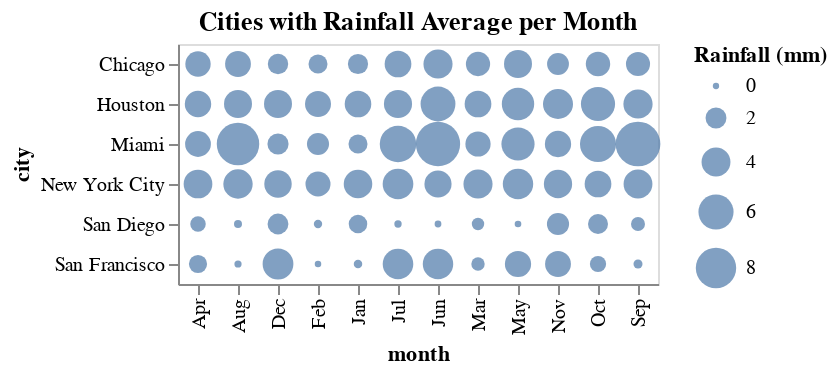

Here is the notebook cell this chart was saved with:
### Code cell
month_city = alt.Chart(wth).mark_circle().encode(
    x = 'month:N',
    y = 'city:N',
    size = alt.Size('rain:Q', scale=alt.Scale(range=[10, 500]), legend=alt.Legend(title="Rainfall (mm)")),
    tooltip=['city', 'month', 'rain']
).properties(
    title="Cities with Rainfall Average per Month"
)
month_city.show()

### Figure 1 — Vega-Lite specification as saved in the notebook (floating-point values rounded to 4 significant figures)
{"config": {"view": {"continuousWidth": 300, "continuousHeight": 300}}, "data": {"name": "data-f1d20e1aaeda38130cfc058c0e394118"}, "mark": {"type": "circle"}, "encoding": {"size": {"field": "rain", "legend": {"title": "Rainfall (mm)"}, "scale": {"range": [10, 500]}, "type": "quantitative"}, "tooltip": [{"field": "city", "type": "nominal"}, {"field": "month", "type": "nominal"}, {"field": "rain", "type": "quantitative"}], "x": {"field": "month", "type": "nominal"}, "y": {"field": "city", "type": "nominal"}}, "title": "Cities with Rainfall Average per Month", "$schema": "https://vega.github.io/schema/vega-lite/v5.20.1.json", "datasets": {"data-f1d20e1aaeda38130cfc058c0e394118": [{"city": "San Diego", "lat": 32.72, "lon": -117.2, "month": "Jan", "monthnum": 1, "sunshine": 217, "rain": 1.53}, {"city": "San Diego", "lat": 32.72, "lon": -117.2, "month": "Feb", "monthnum": 2, "sunshine": 255, "rain": 0.15}, {"city": "San Diego", "lat": 32.72, "lon": -117.2, "month": "Mar", "monthnum": 3, "sunshine": 234, "rain": 0.57}, {"city": "San Diego", "lat": 32.72, "lon": -117.2, "month": "Apr", "monthnum": 4, "sunshine": 236, "rain": 1.01}, {"city": "San Diego", "lat": 32.72, "lon": -117.2, "month": "May", "monthnum": 5, "sunshine": 277, "rain": 0.02}, {"city": "San Diego", "lat": 32.72, "lon": -117.2, "month": "Jun", "monthnum": 6, "sunshine": 293, "rain": 0.03}, {"city": "San Diego", "lat": 32.72, "lon": -117.2, "month": "Jul", "monthnum": 7, "sunshine": 253, "rain": 0.07}, {"city": "San Diego", "lat": 32.72, "lon": -117.2, "month": "Aug", "monthnum": 8, "sunshine": 261, "rain": 0.12}, {"city": "San Diego", "lat": 32.72, "lon": -117.2, "month": "Sep", "monthnum": 9, "sunshine": 242, "rain": 0.78}, {"city": "San Diego", "lat": 32.72, "lon": -117.2, "month": "Oct", "monthnum": 10, "sunshine": 262, "rain": 1.81}, {"city": "San Diego", "lat": 32.72, "lon": -117.2, "month": "Nov", "monthnum": 11, "sunshine": 212, "rain": 2.27}, {"city": "San Diego", "lat": 32.72, "lon": -117.2, "month": "Dec", "monthnum": 12, "sunshine": 216, "rain": 1.98}, {"city": "San Francisco", "lat": 37.77, "lon": -122.4, "month": "Jan", "monthnum": 1, "sunshine": 330, "rain": 0.16}, {"city": "San Francisco", "lat": 37.77, "lon": -122.4, "month": "Feb", "monthnum": 2, "sunshine": 300, "rain": 0.01}, {"city": "San Francisco", "lat": 37.77, "lon": -122.4, "month": "Mar", "monthnum": 3, "sunshine": 314, "rain": 0.7}, {"city": "San Francisco", "lat": 37.77, "lon": -122.4, "month": "Apr", "monthnum": 4, "sunshine": 281, "rain": 1.46}, {"city": "San Francisco", "lat": 37.77, "lon": -122.4, "month": "May", "monthnum": 5, "sunshine": 251, "rain": 3.26}, {"city": "San Francisco", "lat": 37.77, "lon": -122.4, "month": "Jun", "monthnum": 6, "sunshine": 182, "rain": 4.46}, {"city": "San Francisco", "lat": 37.77, "lon": -122.4, "month": "Jul", "monthnum": 7, "sunshine": 165, "rain": 4.5}, {"city": "San Francisco", "lat": 37.77, "lon": -122.4, "month": "Aug", "monthnum": 8, "sunshine": 272, "rain": 0.06}, {"city": "San Francisco", "lat": 37.77, "lon": -122.4, "month": "Sep", "monthnum": 9, "sunshine": 267, "rain": 0.21}, {"city": "San Francisco", "lat": 37.77, "lon": -122.4, "month": "Oct", "monthnum": 10, "sunshine": 243, "rain": 1.12}, {"city": "San Francisco", "lat": 37.77, "lon": -122.4, "month": "Nov", "monthnum": 11, "sunshine": 189, "rain": 3.16}, {"city": "San Francisco", "lat": 37.77, "lon": -122.4, "month": "Dec", "monthnum": 12, "sunshine": 156, "rain": 4.56}, {"city": "Chicago", "lat": 41.88, "lon": -87.63, "month": "Jan", "monthnum": 1, "sunshine": 126, "rain": 1.85}, {"city": "Chicago", "lat": 41.88, "lon": -87.63, "month": "Feb", "monthnum": 2, "sunshine": 142, "rain": 1.61}, {"city": "Chicago", "lat": 41.88, "lon": -87.63, "month": "Mar", "monthnum": 3, "sunshine": 199, "rain": 2.76}, {"city": "Chicago", "lat": 41.88, "lon": -87.63, "month": "Apr", "monthnum": 4, "sunshine": 221, "rain": 3.03}, {"city": "Chicago", "lat": 41.88, "lon": -87.63, "month": "May", "monthnum": 5, "sunshine": 274, "rain": 3.74}, {"city": "Chicago", "lat": 41.88, "lon": -87.63, "month": "Jun", "monthnum": 6, "sunshine": 300, "rain": 4.06}, {"city": "Chicago", "lat": 41.88, "lon": -87.63, "month": "Jul", "monthnum": 7, "sunshine": 333, "rain": 3.39}, {"city": "Chicago", "lat": 41.88, "lon": -87.63, "month": "Aug", "monthnum": 8, "sunshine": 299, "rain": 3.15}, {"city": "Chicago", "lat": 41.88, "lon": -87.63, "month": "Sep", "monthnum": 9, "sunshine": 247, "rain": 2.72}, {"city": "Chicago", "lat": 41.88, "lon": -87.63, "month": "Oct", "monthnum": 10, "sunshine": 216, "rain": 2.8}, {"city": "Chicago", "lat": 41.88, "lon": -87.63, "month": "Nov", "monthnum": 11, "sunshine": 136, "rain": 2.2}, {"city": "Chicago", "lat": 41.88, "lon": -87.63, "month": "Dec", "monthnum": 12, "sunshine": 118, "rain": 1.89}, {"city": "Houston", "lat": 29.76, "lon": -95.37, "month": "Jan", "monthnum": 1, "sunshine": 142, "rain": 3.35}, {"city": "Houston", "lat": 29.76, "lon": -95.37, "month": "Feb", "monthnum": 2, "sunshine": 155, "rain": 3.19}, {"city": "Houston", "lat": 29.76, "lon": -95.37, "month": "Mar", "monthnum": 3, "sunshine": 192, "rain": 3.39}, {"city": "Houston", "lat": 29.76, "lon": -95.37, "month": "Apr", "monthnum": 4, "sunshine": 210, "rain": 3.31}, {"city": "Houston", "lat": 29.76, "lon": -95.37, "month": "May", "monthnum": 5, "sunshine": 248, "rain": 5.08}, {"city": "Houston", "lat": 29.76, "lon": -95.37, "month": "Jun", "monthnum": 6, "sunshine": 282, "rain": 5.91}, {"city": "Houston", "lat": 29.76, "lon": -95.37, "month": "Jul", "monthnum": 7, "sunshine": 294, "rain": 3.78}, {"city": "Houston", "lat": 29.76, "lon": -95.37, "month": "Aug", "monthnum": 8, "sunshine": 269, "rain": 3.74}, {"city": "Houston", "lat": 29.76, "lon": -95.37, "month": "Sep", "monthnum": 9, "sunshine": 237, "rain": 4.09}, {"city": "Houston", "lat": 29.76, "lon": -95.37, "month": "Oct", "monthnum": 10, "sunshine": 229, "rain": 5.67}, {"city": "Houston", "lat": 29.76, "lon": -95.37, "month": "Nov", "monthnum": 11, "sunshine": 168, "rain": 4.33}, {"city": "Houston", "lat": 29.76, "lon": -95.37, "month": "Dec", "monthnum": 12, "sunshine": 148, "rain": 3.74}, {"city": "New York City", "lat": 40.71, "lon": -74.01, "month": "Jan", "monthnum": 1, "sunshine": 154, "rain": 3.9}, {"city": "New York City", "lat": 40.71, "lon": -74.01, "month": "Feb", "monthnum": 2, "sunshine": 171, "rain": 2.95}, {"city": "New York City", "lat": 40.71, "lon": -74.01, "month": "Mar", "monthnum": 3, "sunshine": 213, "rain": 4.06}, {"city": "New York City", "lat": 40.71, "lon": -74.01, "month": "Apr", "monthnum": 4, "sunshine": 237, "rain": 3.94}, {"city": "New York City", "lat": 40.71, "lon": -74.01, "month": "May", "monthnum": 5, "sunshine": 268, "rain": 4.45}, {"city": "New York City", "lat": 40.71, "lon": -74.01, "month": "Jun", "monthnum": 6, "sunshine": 289, "rain": 3.5}, {"city": "New York City", "lat": 40.71, "lon": -74.01, "month": "Jul", "monthnum": 7, "sunshine": 302, "rain": 4.53}, {"city": "New York City", "lat": 40.71, "lon": -74.01, "month": "Aug", "monthnum": 8, "sunshine": 271, "rain": 4.13}, {"city": "New York City", "lat": 40.71, "lon": -74.01, "month": "Sep", "monthnum": 9, "sunshine": 235, "rain": 3.98}, {"city": "New York City", "lat": 40.71, "lon": -74.01, "month": "Oct", "monthnum": 10, "sunshine": 213, "rain": 3.39}, {"city": "New York City", "lat": 40.71, "lon": -74.01, "month": "Nov", "monthnum": 11, "sunshine": 169, "rain": 3.82}, {"city": "New York City", "lat": 40.71, "lon": -74.01, "month": "Dec", "monthnum": 12, "sunshine": 155, "rain": 3.58}, {"city": "Miami", "lat": 25.76, "lon": -80.19, "month": "Jan", "monthnum": 1, "sunshine": 222, "rain": 1.62}, {"city": "Miami", "lat": 25.76, "lon": -80.19, "month": "Feb", "monthnum": 2, "sunshine": 227, "rain": 2.25}, {"city": "Miami", "lat": 25.76, "lon": -80.19, "month": "Mar", "monthnum": 3, "sunshine": 266, "rain": 3.0}, {"city": "Miami", "lat": 25.76, "lon": -80.19, "month": "Apr", "monthnum": 4, "sunshine": 275, "rain": 3.14}, {"city": "Miami", "lat": 25.76, "lon": -80.19, "month": "May", "monthnum": 5, "sunshine": 280, "rain": 5.34}, {"city": "Miami", "lat": 25.76, "lon": -80.19, "month": "Jun", "monthnum": 6, "sunshine": 251, "rain": 9.67}, {"city": "Miami", "lat": 25.76, "lon": -80.19, "month": "Jul", "monthnum": 7, "sunshine": 267, "rain": 6.5}, {"city": "Miami", "lat": 25.76, "lon": -80.19, "month": "Aug", "monthnum": 8, "sunshine": 263, "rain": 8.88}, {"city": "Miami", "lat": 25.76, "lon": -80.19, "month": "Sep", "monthnum": 9, "sunshine": 216, "rain": 9.86}, {"city": "Miami", "lat": 25.76, "lon": -80.19, "month": "Oct", "monthnum": 10, "sunshine": 215, "rain": 6.33}, {"city": "Miami", "lat": 25.76, "lon": -80.19, "month": "Nov", "monthnum": 11, "sunshine": 212, "rain": 3.27}, {"city": "Miami", "lat": 25.76, "lon": -80.19, "month": "Dec", "monthnum": 12, "sunshine": 209, "rain": 2.04}]}}
